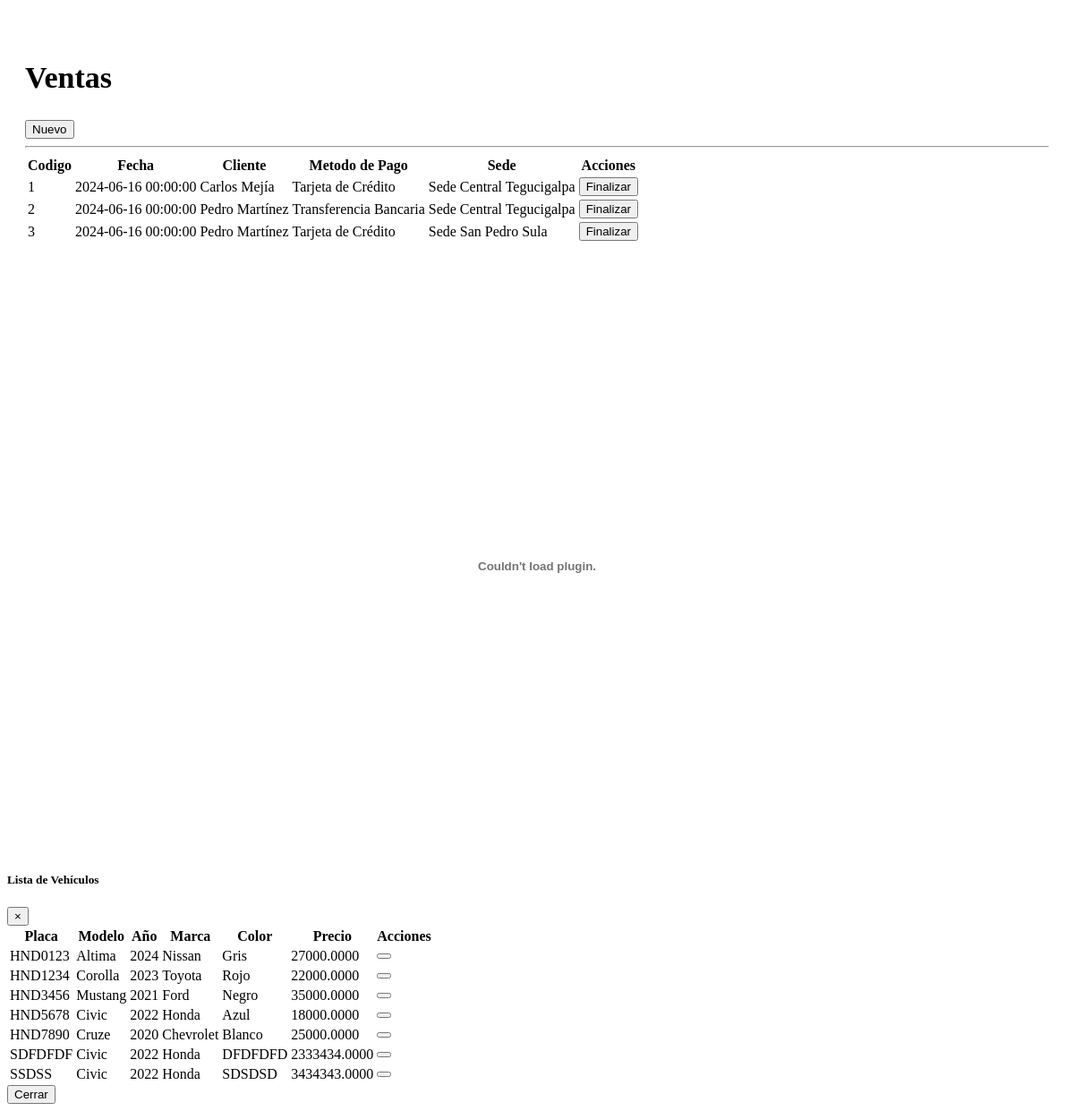
The app's page /Views/Pages/factura.php, older data.
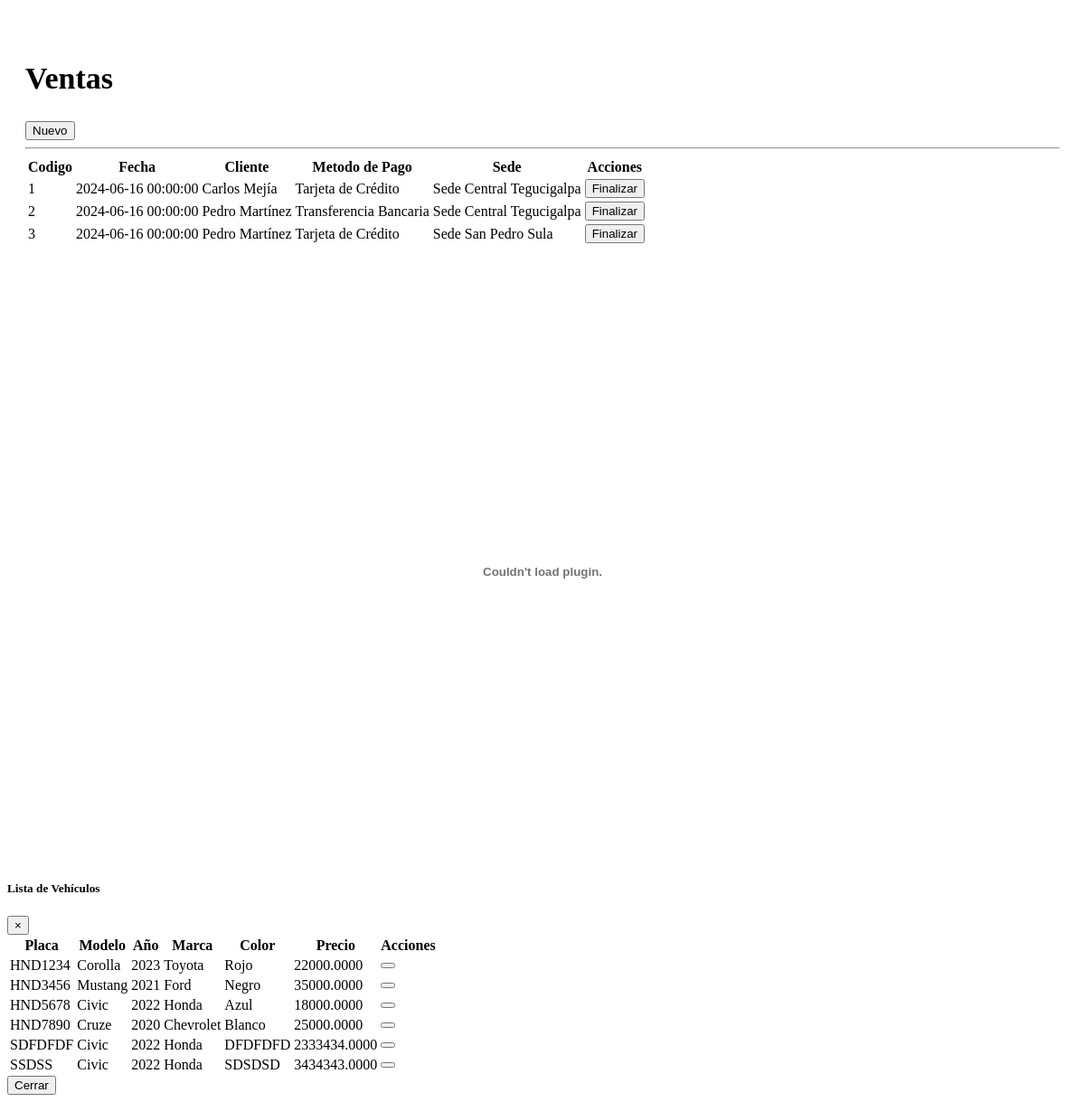
The same page, newer data.
### tables this page shows
CREATE TABLE `vent_tbventas` (
  `Vnt_ID` int(11) NOT NULL AUTO_INCREMENT,
  `Vnt_Fecha` datetime DEFAULT NULL,
  `Emp_ID` int(11) DEFAULT NULL,
  `Mpg_ID` int(11) DEFAULT NULL,
  `Sed_ID` int(11) DEFAULT NULL,
  `Des_ID` int(11) DEFAULT NULL,
  `Cli_ID` int(11) DEFAULT NULL,
  `Vnt_Usu_ID_Cre` int(11) DEFAULT NULL,
  `Vnt_Usu_ID_Modi` int(11) DEFAULT NULL,
  `Vnt_Fecha_Creacion` datetime DEFAULT NULL,
  `Vnt_Fecha_Modifica` datetime DEFAULT NULL,
  `Vnt_Estado` bit(1) DEFAULT NULL,
  `Imp_ID` int(15) DEFAULT NULL,
  PRIMARY KEY (`Vnt_ID`),
  KEY `FK_tbVentas_tbClientes_Cli_ID` (`Cli_ID`),
  KEY `FK_tbVentas_tbDescuentos_Des_ID` (`Des_ID`),
  KEY `FK_tbVentas_tbEmpleados_Emp_ID` (`Emp_ID`),
  KEY `FK_tbVentas_tbMetodosPago_Mpg_ID` (`Mpg_ID`),
  KEY `FK_tbVentas_tbSedes_Sed_ID` (`Sed_ID`),
  KEY `FK_tbVentas_tbUsuarios_Vnt_Usu_ID_Cre` (`Vnt_Usu_ID_Cre`),
  KEY `FK_tbVentas_tbUsuarios_Vnt_Usu_ID_Modi` (`Vnt_Usu_ID_Modi`),
  KEY `FK_tbVentas_tbImpuestos_Imp_ID` (`Imp_ID`),
  CONSTRAINT `FK_tbVentas_tbClientes_Cli_ID` FOREIGN KEY (`Cli_ID`) REFERENCES `gral_tbclientes` (`Cli_Id`),
  CONSTRAINT `FK_tbVentas_tbDescuentos_Des_ID` FOREIGN KEY (`Des_ID`) REFERENCES `vent_tbdescuentos` (`Des_ID`),
  CONSTRAINT `FK_tbVentas_tbEmpleados_Emp_ID` FOREIGN KEY (`Emp_ID`) REFERENCES `gral_tbempleados` (`Empl_Id`),
  CONSTRAINT `FK_tbVentas_tbImpuestos_Imp_ID` FOREIGN KEY (`Imp_ID`) REFERENCES `vent_tbimpuestos` (`Imp_ID`),
  CONSTRAINT `FK_tbVentas_tbMetodosPago_Mpg_ID` FOREIGN KEY (`Mpg_ID`) REFERENCES `vent_tbmetodospago` (`Mpg_ID`),
  CONSTRAINT `FK_tbVentas_tbSedes_Sed_ID` FOREIGN KEY (`Sed_ID`) REFERENCES `vent_tbsedes` (`Sed_ID`),
  CONSTRAINT `FK_tbVentas_tbUsuarios_Vnt_Usu_ID_Cre` FOREIGN KEY (`Vnt_Usu_ID_Cre`) REFERENCES `acce_tbusuarios` (`Usu_ID`),
  CONSTRAINT `FK_tbVentas_tbUsuarios_Vnt_Usu_ID_Modi` FOREIGN KEY (`Vnt_Usu_ID_Modi`) REFERENCES `acce_tbusuarios` (`Usu_ID`)
);

CREATE TABLE `vent_tbmetodospago` (
  `Mpg_ID` int(11) NOT NULL AUTO_INCREMENT,
  `Mpg_Descripcion` varchar(50) NOT NULL,
  `Mpg_Usu_ID_Cre` int(11) DEFAULT NULL,
  `Mpg_Usu_ID_Modi` int(11) DEFAULT NULL,
  `Mpg_Fecha_Creacion` date DEFAULT NULL,
  `Mpg_Fecha_Modifica` date DEFAULT NULL,
  `Mpg_Estado` bit(1) DEFAULT NULL,
  PRIMARY KEY (`Mpg_ID`),
  KEY `FK_tbMetodosPago_tbUsuarios_Mpg_Usu_ID_Cre` (`Mpg_Usu_ID_Cre`),
  KEY `FK_tbMetodosPago_tbUsuarios_Mpg_Usu_ID_Modi` (`Mpg_Usu_ID_Modi`),
  CONSTRAINT `FK_tbMetodosPago_tbUsuarios_Mpg_Usu_ID_Cre` FOREIGN KEY (`Mpg_Usu_ID_Cre`) REFERENCES `acce_tbusuarios` (`Usu_ID`),
  CONSTRAINT `FK_tbMetodosPago_tbUsuarios_Mpg_Usu_ID_Modi` FOREIGN KEY (`Mpg_Usu_ID_Modi`) REFERENCES `acce_tbusuarios` (`Usu_ID`)
);

CREATE TABLE `vent_tbsedes` (
  `Sed_ID` int(11) NOT NULL AUTO_INCREMENT,
  `Sed_Descripcion` varchar(50) NOT NULL,
  `Ciu_ID` varchar(4) DEFAULT NULL,
  `Sed_Usu_ID_Cre` int(11) DEFAULT NULL,
  `Sed_Usu_ID_Modi` int(11) DEFAULT NULL,
  `Sed_Fecha_Creacion` date DEFAULT NULL,
  `Sed_Fecha_Modifica` date DEFAULT NULL,
  `Sed_Estado` bit(1) DEFAULT NULL,
  PRIMARY KEY (`Sed_ID`),
  KEY `FK_tbSedes_tbCiudades_Ciu_ID` (`Ciu_ID`),
  KEY `FK_tbSedes_tbUsuarios_Sed_Usu_ID_Cre` (`Sed_Usu_ID_Cre`),
  KEY `FK_tbSedes_tbUsuarios_Sed_Usu_ID_Modi` (`Sed_Usu_ID_Modi`),
  CONSTRAINT `FK_tbSedes_tbCiudades_Ciu_ID` FOREIGN KEY (`Ciu_ID`) REFERENCES `gral_tbciudades` (`Ciu_ID`),
  CONSTRAINT `FK_tbSedes_tbUsuarios_Sed_Usu_ID_Cre` FOREIGN KEY (`Sed_Usu_ID_Cre`) REFERENCES `acce_tbusuarios` (`Usu_ID`),
  CONSTRAINT `FK_tbSedes_tbUsuarios_Sed_Usu_ID_Modi` FOREIGN KEY (`Sed_Usu_ID_Modi`) REFERENCES `acce_tbusuarios` (`Usu_ID`)
);

CREATE TABLE `vent_tbvehiculos` (
  `Veh_Placa` varchar(7) NOT NULL,
  `Veh_Color` varchar(50) DEFAULT NULL,
  `Veh_Imagen` text DEFAULT NULL,
  `Veh_Stock` int(11) DEFAULT NULL,
  `Veh_Precio` decimal(19,4) DEFAULT NULL,
  `Mod_Id` int(11) DEFAULT NULL,
  `Veh_Creacion` int(11) DEFAULT NULL,
  `Veh_Modifica` int(11) DEFAULT NULL,
  `Veh_Fecha_Creacion` datetime DEFAULT NULL,
  `Veh_Fecha_Modifica` datetime DEFAULT NULL,
  `Veh_Estado` bit(1) DEFAULT NULL,
  PRIMARY KEY (`Veh_Placa`),
  KEY `FK_tbVehiculos_tbModelos_Mod_Id` (`Mod_Id`),
  KEY `FK_tbVehiculos_tbUsuarios_Veh_Creacion` (`Veh_Creacion`),
  KEY `FK_tbVehiculos_tbUsuarios_Veh_Modifica` (`Veh_Modifica`),
  CONSTRAINT `FK_tbVehiculos_tbModelos_Mod_Id` FOREIGN KEY (`Mod_Id`) REFERENCES `gral_tbmodelos` (`Mod_Id`),
  CONSTRAINT `FK_tbVehiculos_tbUsuarios_Veh_Creacion` FOREIGN KEY (`Veh_Creacion`) REFERENCES `acce_tbusuarios` (`Usu_ID`),
  CONSTRAINT `FK_tbVehiculos_tbUsuarios_Veh_Modifica` FOREIGN KEY (`Veh_Modifica`) REFERENCES `acce_tbusuarios` (`Usu_ID`)
);

CREATE TABLE `gral_tbmodelos` (
  `Mod_Id` int(11) NOT NULL AUTO_INCREMENT,
  `Mod_Descripcion` varchar(100) DEFAULT NULL,
  `Mod_Año` date DEFAULT NULL,
  `Mar_Id` int(11) DEFAULT NULL,
  `Mod_Creacion` int(11) DEFAULT NULL,
  `Mod_Modifica` int(11) DEFAULT NULL,
  `Mod_Fecha_Creacion` date DEFAULT NULL,
  `Mod_Fecha_Modifica` date DEFAULT NULL,
  `Mod_Estado` bit(1) DEFAULT NULL,
  PRIMARY KEY (`Mod_Id`),
  KEY `FK_Mod_Creacion` (`Mod_Creacion`),
  KEY `FK_Mod_Modifica` (`Mod_Modifica`),
  KEY `FK_tbModelos_tbMarcas_Mar_Id` (`Mar_Id`),
  CONSTRAINT `FK_Mod_Creacion` FOREIGN KEY (`Mod_Creacion`) REFERENCES `acce_tbusuarios` (`Usu_ID`),
  CONSTRAINT `FK_Mod_Modifica` FOREIGN KEY (`Mod_Modifica`) REFERENCES `acce_tbusuarios` (`Usu_ID`),
  CONSTRAINT `FK_tbModelos_tbMarcas_Mar_Id` FOREIGN KEY (`Mar_Id`) REFERENCES `gral_tbmarcas` (`Mar_Id`)
);

CREATE TABLE `gral_tbmarcas` (
  `Mar_Id` int(11) NOT NULL AUTO_INCREMENT,
  `Mar_Descripcion` varchar(150) DEFAULT NULL,
  `Mar_Creacion` int(11) DEFAULT NULL,
  `Mar_Modifica` int(11) DEFAULT NULL,
  `Mar_Fecha_Creacion` date DEFAULT NULL,
  `Mar_Fecha_Modifica` date DEFAULT NULL,
  `Mar_Estado` bit(1) DEFAULT NULL,
  PRIMARY KEY (`Mar_Id`),
  KEY `FK_Mar_Creacion` (`Mar_Creacion`),
  KEY `FK_Mar_Modifica` (`Mar_Modifica`),
  CONSTRAINT `FK_Mar_Creacion` FOREIGN KEY (`Mar_Creacion`) REFERENCES `acce_tbusuarios` (`Usu_ID`),
  CONSTRAINT `FK_Mar_Modifica` FOREIGN KEY (`Mar_Modifica`) REFERENCES `acce_tbusuarios` (`Usu_ID`)
);

### Services/VentaService.php (called while the page is built, shortened)
<?php
$root = $_SERVER['DOCUMENT_ROOT'] . '/GrupoRak/';
require_once $root . 'config.php';
class VentaService {
    public function listar() {
        global $pdo;
        try {
            $sql = 'CALL dbgruporac.sp_Ventas_Listar()';
            $stmt = $pdo->prepare($sql);
            $stmt->execute();
            $result = $stmt->fetchAll();
            return $result;
        } catch (Exception $e) {
            throw new Exception('Error al listar facturas: ' . $e->getMessage());
        }
    }
    public function listarVehiculos() {
        global $pdo;
        try {
            $sql = 'CALL `dbgruporac`.`sp_Vehiculos_Listar`()';
            $stmt = $pdo->prepare($sql);
            $stmt->execute();
            return $stmt->fetchAll(PDO::FETCH_ASSOC);
        } catch (Exception $e) {
            throw new Exception('Error al listar vehículos: ' . $e->getMessage());
        }
    }
}

### Views/Pages/factura.php (the view, shortened to what this page needs)
<?php
require_once '../Services/VentaService.php';
$ventasService = new VentaService();
try {
    $venta = $ventasService->listar();
    $vehiculos = $ventasService->listarVehiculos();
} catch (Exception $e) {
    $errorMsg = 'Error al cargar los métodos de pago o vehículos: ' . $e->getMessage();
    $metodosPago = [];
    $vehiculos = [];
}
?>
    <div id="tabla">
    <div class="card">
        <div class="card-body">
            <h2 class="text-center" style="font-size:34px !important">Ventas</h2>
            <button class="btn btn-primary" id="btnNuevo">
                Nuevo
            </button>
            <hr>
            <table id="example1" class="table table-bordered table-striped">
                <thead>
                    <tr>
                        <th>Codigo</th>
                        <th>Fecha</th>
                        <th>Cliente</th>
                        <th>Metodo de Pago</th>
                        <th>Sede</th>
                        <th class="text-center">Acciones</th>
                    </tr>
                </thead>
                <tbody>
                    <?php foreach ($venta as $venta) : ?>
                        <tr>
                            <td><?php echo $venta['Vnt_ID']; ?></td>
                            <td><?php echo $venta['Vnt_Fecha']; ?></td>
                            <td><?php echo $venta['Cliente']; ?></td>
                            <td><?php echo $venta['Metodo_Pago']; ?></td>
                            <td><?php echo $venta['Sede']; ?></td>
                            <td class="d-flex justify-content-center" style="gap:10px">
                            <button type="button" class="btn btn-primary"><i class="fa-solid fa-check"></i>Finalizar</button>
                            </td>
                        </tr>
                    <?php endforeach; ?>
                </tbody>
            </table>
        </div>
    </div>
</div>
<div class="container mt-3">
    <div class="collapse" id="pdfPreview">
        <div class="card card-body">
            <embed id="pdfEmbed" src="" type="application/pdf" width="100%" height="600px" />
        </div>
    </div>
</div>
<div class="modal fade" id="modalVehiculos" tabindex="-1" role="dialog" aria-labelledby="modalVehiculosLabel" aria-hidden="true">
    <div class="modal-dialog modal-lg">
        <div class="modal-content">
            <div class="modal-header" >
                <h5 class="modal-title" id="modalVehiculosLabel">Lista de Vehículos</h5>
                <button type="button" class="close" data-dismiss="modal" aria-label="Close">
                    <span aria-hidden="true">&times;</span>
                </button>
            </div>
            <div class="modal-body">
                <table id="tablaVehiculos" class="table table-bordered table-striped">
                    <thead class="thead-dark">
                        <tr>
                            <th>Placa</th>
                            <th>Modelo</th>
                            <th>Año</th>
                            <th>Marca</th>
                            <th>Color</th>
                            <th>Precio</th>
                            <th>Acciones</th>
                        </tr>
                    </thead>
                    <tbody>
                    <?php foreach ($vehiculos as $vehiculo) : ?>
                        <tr>
                            <td><?php echo $vehiculo['Veh_Placa']; ?></td>
                            <td><?php echo $vehiculo['Modelo']; ?></td>
                            <td><?php echo $vehiculo['Año']; ?></td>
                            <td><?php echo $vehiculo['Marca']; ?></td>
                            <td><?php echo $vehiculo['Veh_Color']; ?></td>
                            <td><?php echo $vehiculo['Precio']; ?></td>
                            <td>
                                <button class="btn btn-danger btn-sm seleccionar-vehiculo"
                                    data-placa="<?php echo $vehiculo['Veh_Placa']; ?>"
                                    data-modelo="<?php echo $vehiculo['Modelo']; ?>"
                                    data-color="<?php echo $vehiculo['Veh_Color']; ?>"
                                    data-precio="<?php echo $vehiculo['Precio']; ?>">
                                </button>
                            </td>
                        </tr>
                    <?php endforeach; ?>
                </tbody>
                </table>
            </div>
            <div class="modal-footer">
                <button type="button" class="btn btn-secondary" data-dismiss="modal">Cerrar</button>
            </div>
        </div>
    </div>
</div>

### Views/Pages/factura.php (style rules this page uses)
.modal-lg { max-width: 90% !important; }
.card { margin: 20px 0; }
.card-body { padding: 20px; }
.table th, .table td { vertical-align: middle; }

Row changes from the older to the newer data that the page shows:
no longer on this page (row edited): vent_tbvehiculos: Veh_Placa "HND0123", Mod_Id.Mod_Descripcion "Altima", Año "2024", gral_tbmarcas.Mar_Descripcion "Nissan", Veh_Color "Gris", Veh_Precio "27000.0000"
